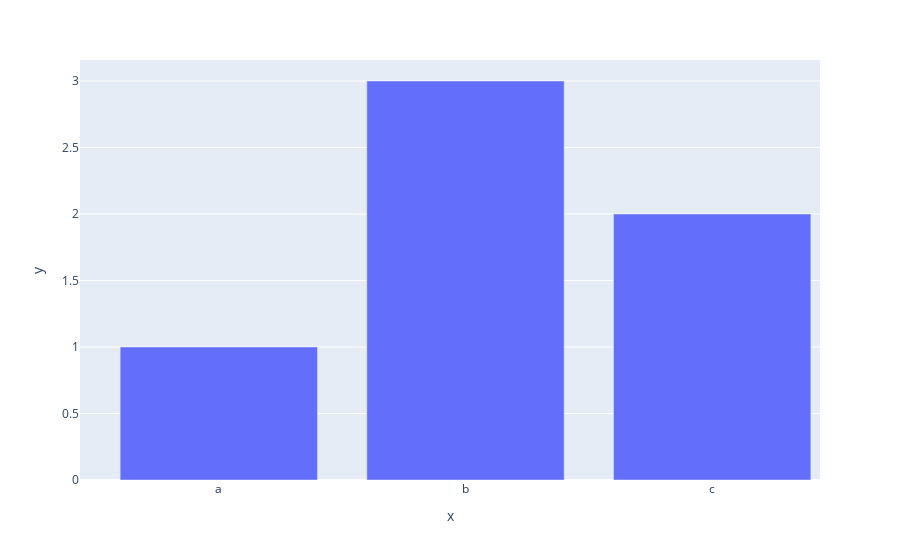

The notebook cell saved with this chart:
### Code cell
import plotly.express as px

fig = px.bar(x=['a','b','c'], y=[1,3,2])
fig.show()

### Figure 1 — Plotly figure (JSON) as saved in the notebook; plotly's stock layout.template omitted (floating-point values rounded to 4 significant figures)
{"data": [{"alignmentgroup": "True", "hovertemplate": "x=%{x}<br>y=%{y}<extra></extra>", "legendgroup": "", "marker": {"color": "#636efa", "pattern": {"shape": ""}}, "name": "", "offsetgroup": "", "orientation": "v", "showlegend": false, "textposition": "auto", "type": "bar", "x": ["a", "b", "c"], "xaxis": "x", "y": [1, 3, 2], "yaxis": "y"}], "layout": {"autosize": true, "barmode": "relative", "legend": {"tracegroupgap": 0}, "margin": {"t": 60}, "xaxis": {"anchor": "y", "autorange": false, "domain": [0, 1], "range": [-0.5628, 2.437], "title": {"text": "x"}, "type": "category"}, "yaxis": {"anchor": "x", "autorange": true, "domain": [0, 1], "range": [0, 3.158], "title": {"text": "y"}, "type": "linear"}}}
